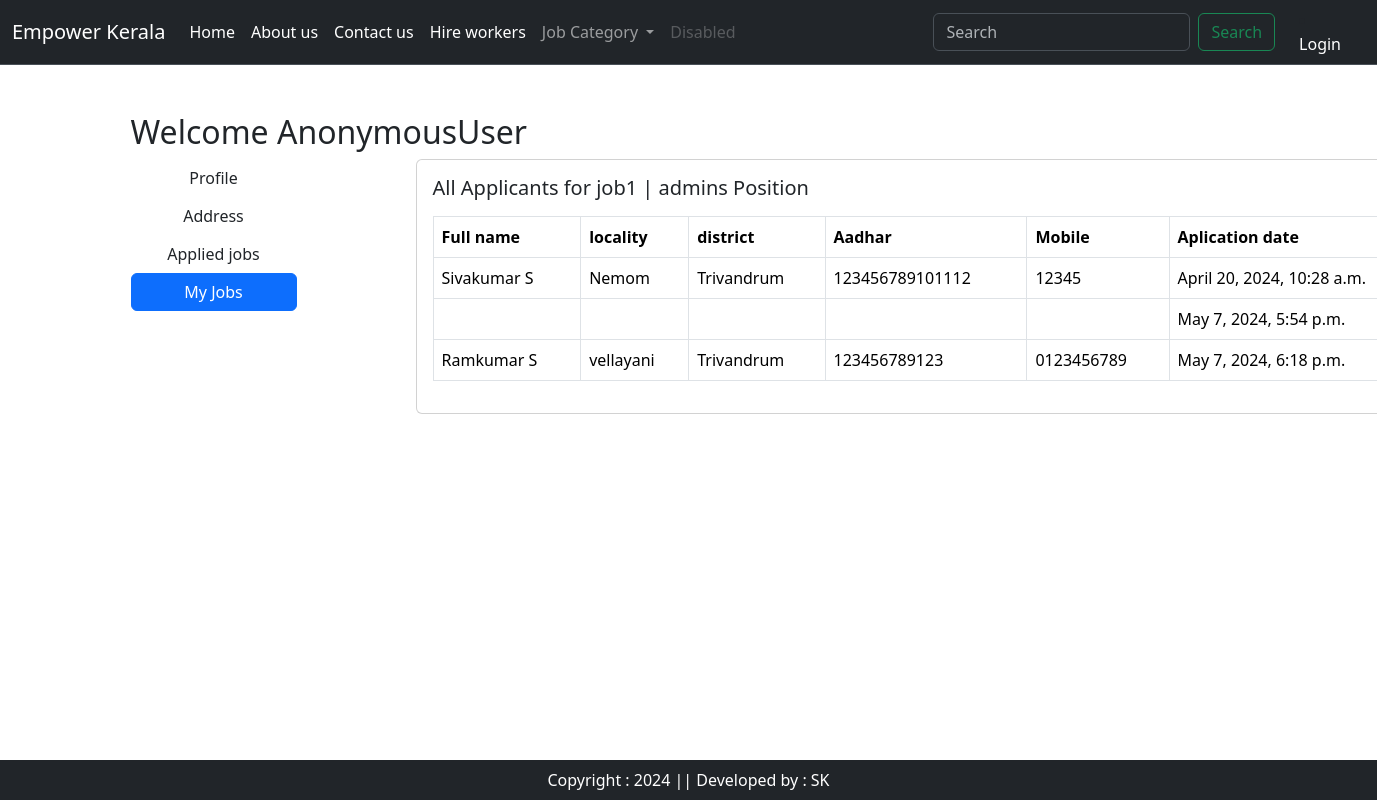
Screenshot of /all-applicants/1/ with the database file from the repository.
### home/models.py (models this page shows, shortened)
class Jobs(models.Model):
    user = models.ForeignKey(User,on_delete=models.CASCADE)
    author = models.ForeignKey(Employe,on_delete=models.CASCADE)
    title = models.CharField(max_length=110)
    jobdesc = models.TextField()
    salary = models.CharField(max_length=50)
    location = models.CharField(max_length=50)
    experience = models.CharField(max_length=50)
    category = models.CharField(choices=CAT_CHOICES,max_length=30)
    contact_details = models.CharField(max_length=50)
    cjob_img = models.ImageField(null=True, blank=True, upload_to='jobs')
    is_available = models.BooleanField(default=False)

class ApplyJob(models.Model):
    user = models.ForeignKey(User, on_delete=models.CASCADE)
    job = models.ForeignKey(Jobs, on_delete=models.CASCADE)
    timestamp = models.DateTimeField(auto_now_add=True)

class Employe(models.Model):
    user = models.OneToOneField(User, on_delete = models.CASCADE)
    first_name = models.CharField(max_length=100,null=True, blank=True)
    last_name = models.CharField(max_length=100,null=True, blank=True)
    location = models.CharField(max_length=100,null=True, blank=True)
    job_title = models.CharField(max_length=100,null=True, blank=True)
    mobile = models.CharField(max_length=100,null=True, blank=True)
    aadhar = models.CharField(max_length=100,null=True, blank=True)
    district = models.CharField(choices=DISTRICT_CHOICES, max_length=50)
    def __str__(self):
        return f'{self.first_name} {self.last_name}'

### users/models.py (models this page shows)
class User(AbstractUser):
    email = models.EmailField(unique=True)

### home/views.py (the view)
# urls.py: path('all-applicants/<int:pk>/', views.all_applicants, name='all-applicants'),
def all_applicants(request, pk):
    job = Jobs.objects.get(pk=pk)
    applicants = job.applyjob_set.all()
    context = {'job':job,'applicants':applicants}
    return render(request,'all_applicants.html', context)

### home/templates/all_applicants.html (shortened to what this page needs)
{% extends "base.html" %}
{% load static %}
{% block main-content %}
<div class="container my-5">
    <div class="row">
        <h2>Welcome <span class="text-capitalize">{{request.user}}</span></h2>
    <div class="col-sm-2 boder-end">
        <ul class="list-unstyled">
            <li class="d-grid"><a href="{% url "profile" %}" class="btn">Profile</a><li>
            <li class="d-grid"><a href="{% url "address" %}" class="btn">Address</a></li>
            <li class="d-grid"><a href="{% url "showapjobs" %}" class="btn">Applied jobs</a></li>
            <li class="d-grid"><a href="{% url "manage-jobs" %}" class="btn btn-primary">My Jobs</a></li>
        </ul>
    </div>
    <div class="col-sm-8 offset-sm-1">
        <div class="row">
            <div class="col-sm-9">
                <div class="card mx-auto" style="width: 65rem;">
                    <div class="card-body">
                        <h5 class="card-title mb-3">All Applicants for {{job.title}} Position</h5>
                        <table class ="table table-bordered">
                            <thead>
                                <tr>
                                    <th scope="col">Full name</th>
                                    <th scope="col">locality</th>
                                    <th scope="col">district</th>
                                    <th scope="col">Aadhar</th>
                                    <th scope="col">Mobile</th>
                                    <th scope="col">Aplication date</th>
                                </tr>
                            </thead>
                            <tbody>
                                {% for app in applicants %}
                                <tr>
                                    <td>{{app.user.employe}}</td>
                                    <td>{{app.user.employe.location}}</td>
                                    <td>{{app.user.employe.district}}</td>
                                    <td>{{app.user.employe.aadhar}}</td>
                                    <td>{{app.user.employe.mobile}}</td>
                                    <td>{{app.timestamp}}</td>
                                </tr>
                                {% endfor %}
                            </tbody>
                        </table>
                    </div>
                </div>
            </div>
        </div>
    </div>
</div>
</div>
{% endblock main-content %}

### rows the page displays
Jobs: title "job1 | admins"
ApplyJob: user.employe "Sivakumar S", user.employe.location "Nemom", user.employe.district "Trivandrum", user.employe.aadhar "123456789101112", user.employe.mobile "12345", timestamp "April 20, 2024, 10:28 a.m."
ApplyJob: timestamp "May 7, 2024, 5:54 p.m."
ApplyJob: user.employe "Ramkumar S", user.employe.location "vellayani", user.employe.district "Trivandrum", user.employe.aadhar "123456789123", user.employe.mobile "0123456789", timestamp "May 7, 2024, 6:18 p.m."

### other values shown
{{ request.user }} "AnonymousUser"
